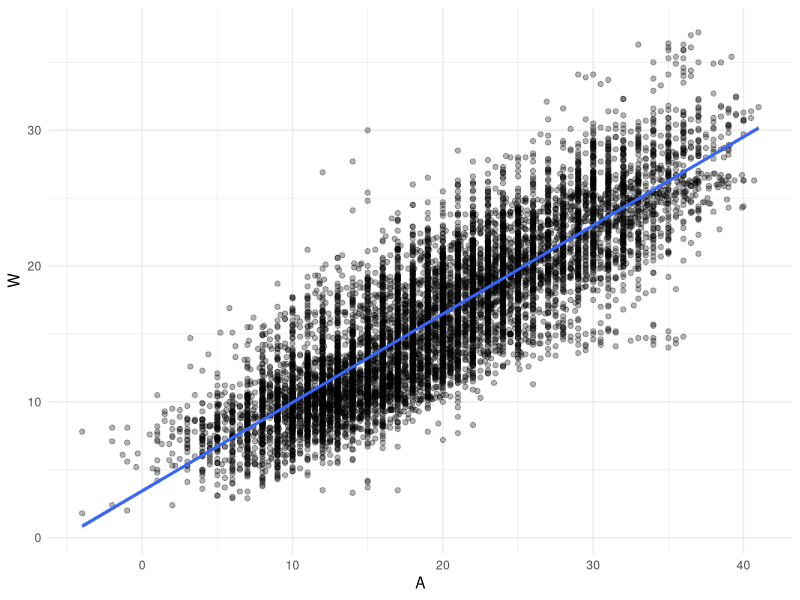
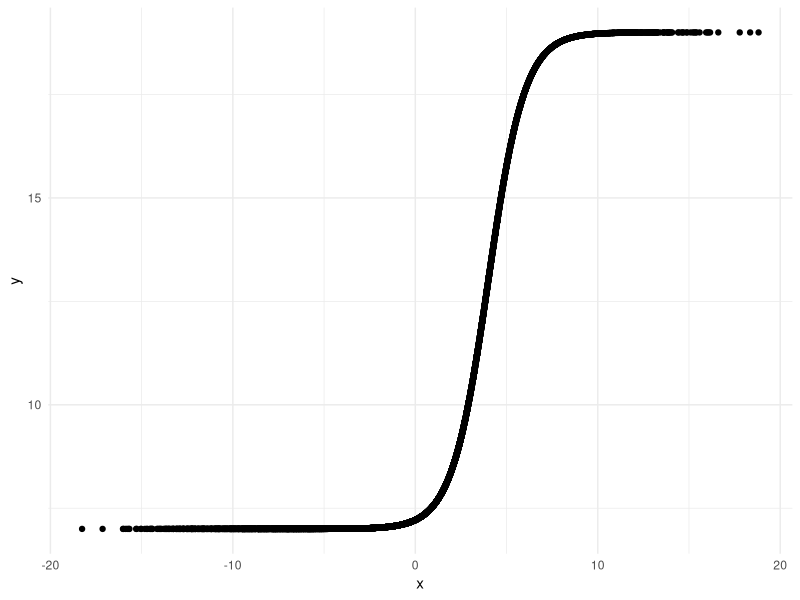

Generate these figures, in order, with R:
## ---- chunk 1
knitr::opts_chunk$set(echo = TRUE,warning=F)
options(scipen=999)
library(tidyverse)    #Essential Functions
library(modelr)       #Helpful Functions in Modeling
library(xtable)

DATA=read_csv("AirWaterTemp.csv",col_types=cols()) #River Data
## ---- chunk 2
head(DATA)

## ---- chunk 3
DATA%>%ggplot(aes(A,W))+geom_point(alpha=0.3)+geom_smooth(method="lm")+theme_minimal()
## ---- chunk 4
set.seed(216)
TEST.LOCATIONS=sample(x=unique(DATA$L),size=3,replace=F)


TRAIN = anti_join(DATA,tibble(L=TEST.LOCATIONS),by="L")
TEST = semi_join(DATA,tibble(L=TEST.LOCATIONS),by="L")
## ---- chunk 5
WAPLOT2.func=function(DATA){
  DATA%>%ggplot(aes(A,W))+geom_point(alpha=0.3)+geom_smooth(method="lm")+theme_minimal()
}
## ---- chunk 6
set.seed(216)
EXAMPLE=tibble(
  x=rnorm(10000,mean=0,sd=5),
  y=7+12/(1+exp(4-1*x))
)
ggplot(data=EXAMPLE) +
  geom_point(aes(x=x,y=y)) +
  theme_minimal()
